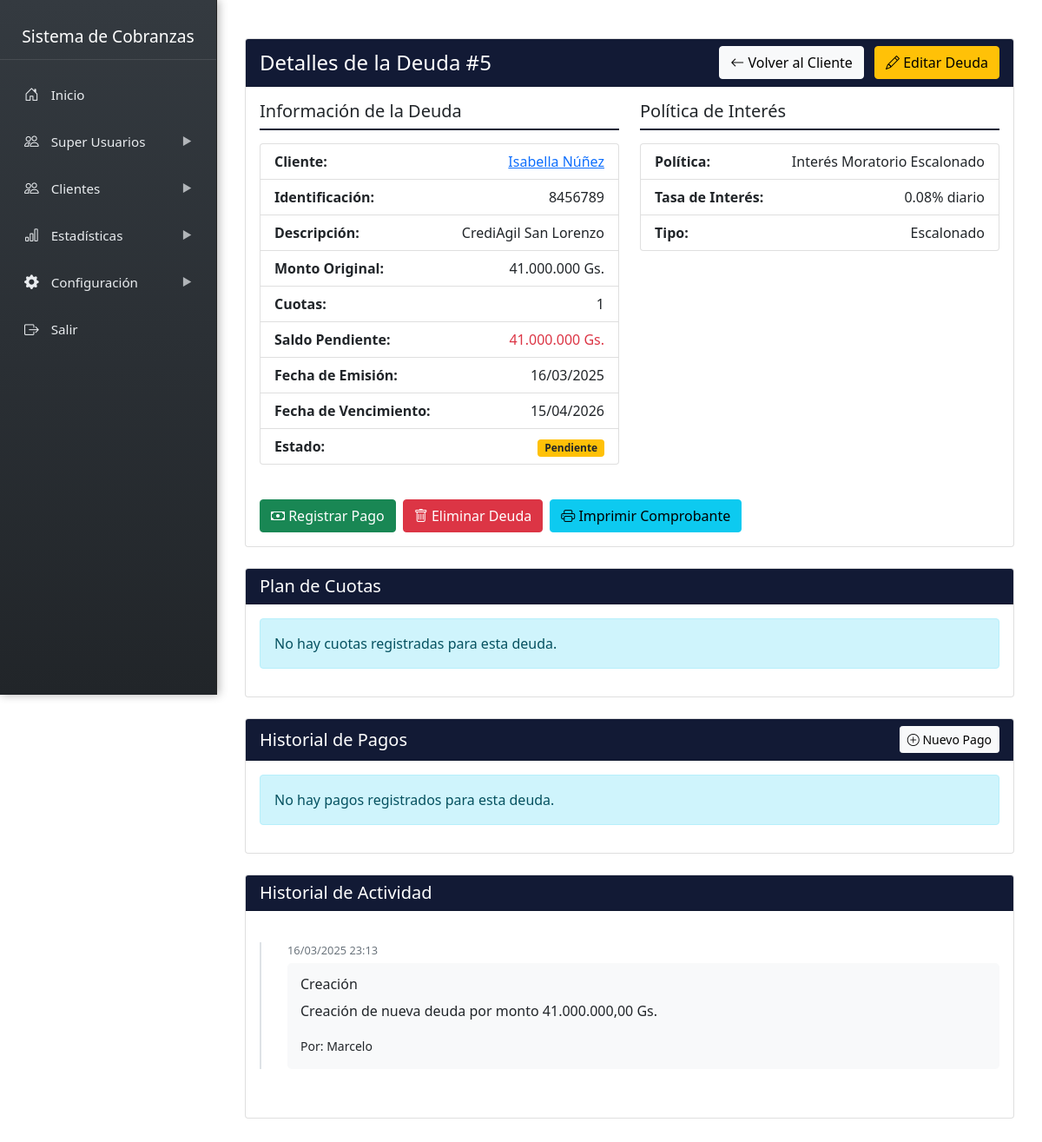
The page /admin/sidebar/clientes/deudas/ver_deuda.php?id=5 on the database its author committed.
### tables this page shows
CREATE TABLE `deudas` (
  `id` int NOT NULL,
  `cliente_id` int NOT NULL,
  `politica_interes_id` int NOT NULL,
  `notas` text,
  `monto` decimal(12,2) NOT NULL,
  `cuotas` int NOT NULL DEFAULT '1',
  `fecha_emision` date NOT NULL,
  `saldo_pendiente` decimal(12,2) NOT NULL,
  `descripcion` text,
  `fecha_vencimiento` date NOT NULL,
  `estado` enum('pendiente','pagado','vencido','cancelado') DEFAULT 'pendiente',
  `created_at` timestamp NULL DEFAULT CURRENT_TIMESTAMP,
  `monto_cuota` decimal(12,2) GENERATED ALWAYS AS ((`monto` / `cuotas`)) STORED
);

CREATE TABLE `clientes` (
  `id` int NOT NULL,
  `nombre` varchar(200) NOT NULL,
  `identificacion` varchar(20) DEFAULT NULL,
  `direccion` text,
  `ubicacion_link` text,
  `telefono` varchar(20) DEFAULT NULL,
  `email` varchar(100) DEFAULT NULL,
  `created_at` timestamp NULL DEFAULT CURRENT_TIMESTAMP,
  `imagen` varchar(255) NOT NULL DEFAULT 'default.png',
  `password` varchar(255) DEFAULT NULL
);

CREATE TABLE `politicas_interes` (
  `id` int NOT NULL,
  `nombre` varchar(100) NOT NULL,
  `tipo` enum('simple','compuesto','escalonado') NOT NULL,
  `periodo` enum('diario','mensual','anual') NOT NULL DEFAULT 'mensual',
  `tasa` decimal(5,2) NOT NULL,
  `tasa_escalonada_json` JSON DEFAULT NULL,
  `penalizacion_fija` decimal(12,2) DEFAULT NULL,
  `dias_penalizacion` int DEFAULT NULL,
  `fecha_inicio` date NOT NULL,
  `fecha_fin` date DEFAULT NULL,
  `activa` tinyint(1) DEFAULT '1',
  `created_at` timestamp NULL DEFAULT CURRENT_TIMESTAMP
);

CREATE TABLE `historial_deudas` (
  `id` int NOT NULL,
  `deuda_id` int NOT NULL,
  `usuario_id` int NOT NULL,
  `accion` varchar(50) NOT NULL,
  `detalle` text,
  `created_at` timestamp NULL DEFAULT CURRENT_TIMESTAMP
);

CREATE TABLE `usuarios` (
  `id` int NOT NULL,
  `rol_id` int NOT NULL,
  `nombre` varchar(100) NOT NULL,
  `email` varchar(100) NOT NULL,
  `password` varchar(255) NOT NULL,
  `activo` tinyint(1) DEFAULT '1',
  `created_at` timestamp NULL DEFAULT CURRENT_TIMESTAMP,
  `imagen` varchar(255) NOT NULL DEFAULT 'default.png',
  `last_activity` datetime DEFAULT CURRENT_TIMESTAMP
);

### admin/sidebar/clientes/deudas/ver_deuda.php (the view, shortened to what the rows shown need)
<?php include '../../../../admin/include/sidebar.php'; ?>
<?php
require_once '../../cnx.php';
$deuda_id = $_GET['id'];
$query = "SELECT d.*, c.nombre as cliente_nombre, c.id as cliente_id, c.identificacion as cliente_identificacion,
          p.nombre as politica_nombre, p.tasa, p.tipo as politica_tipo, p.periodo as politica_periodo
          FROM deudas d
          JOIN clientes c ON d.cliente_id = c.id
          JOIN politicas_interes p ON d.politica_interes_id = p.id
          WHERE d.id = ?";
$stmt = $conn->prepare($query);
$stmt->bind_param("i", $deuda_id);
$stmt->execute();
$result = $stmt->get_result();
$deuda = $result->fetch_assoc();
$query_historial = "SELECT h.*, u.nombre as usuario_nombre
                   FROM historial_deudas h
                   LEFT JOIN usuarios u ON h.usuario_id = u.id
                   WHERE h.deuda_id = ?
                   ORDER BY h.created_at DESC";
$stmt_historial = $conn->prepare($query_historial);
$stmt_historial->bind_param("i", $deuda_id);
$stmt_historial->execute();
$result_historial = $stmt_historial->get_result();
function formatMoney($amount) {
    return number_format($amount, 0, ',', '.') . ' Gs.';
}
?>
<div class="content-wrapper">
    <div class="container mt-4">
        <div class="row">
            <div class="col-md-12 mb-4">
                <div class="card">
                    <div class="card-body">
                        <div class="row">
                            <div class="col-md-6">
                                <ul class="list-group mb-4">
                                    <li class="list-group-item d-flex justify-content-between">
                                        <strong>Cliente:</strong>
                                        <a href="../cliente_datos.php?id=<?php echo $deuda['cliente_id']; ?>">
                                            <?php echo htmlspecialchars($deuda['cliente_nombre']); ?>
                                        </a>
                                    </li>
                                    <li class="list-group-item d-flex justify-content-between">
                                        <strong>Identificación:</strong>
                                        <span><?php echo htmlspecialchars($deuda['cliente_identificacion']); ?></span>
                                    </li>
                                    <li class="list-group-item d-flex justify-content-between">
                                        <strong>Descripción:</strong>
                                        <span><?php echo htmlspecialchars($deuda['descripcion']); ?></span>
                                    </li>
                                    <li class="list-group-item d-flex justify-content-between">
                                        <strong>Monto Original:</strong>
                                        <span><?php echo formatMoney($deuda['monto']); ?></span>
                                    </li>
                                    <li class="list-group-item d-flex justify-content-between">
                                        <strong>Cuotas:</strong>
                                        <span><?php echo $deuda['cuotas']; ?></span>
                                    </li>
                                    <li class="list-group-item d-flex justify-content-between">
                                        <strong>Saldo Pendiente:</strong>
                                        <span class="<?php echo ($deuda['estado'] == 'pagado') ? 'text-success' : 'text-danger'; ?>">
                                            <?php echo formatMoney($deuda['saldo_pendiente']); ?>
                                        </span>
                                    </li>
                                    <li class="list-group-item d-flex justify-content-between">
                                        <strong>Fecha de Emisión:</strong>
                                        <span><?php echo date('d/m/Y', strtotime($deuda['fecha_emision'])); ?></span>
                                    </li>
                                    <li class="list-group-item d-flex justify-content-between">
                                        <strong>Fecha de Vencimiento:</strong>
                                        <span><?php echo date('d/m/Y', strtotime($deuda['fecha_vencimiento'])); ?></span>
                                    </li>
                                </ul>
                            </div>
                            <div class="col-md-6">
                                <ul class="list-group mb-4">
                                    <li class="list-group-item d-flex justify-content-between">
                                        <strong>Política:</strong>
                                        <span><?php echo htmlspecialchars($deuda['politica_nombre']); ?></span>
                                    </li>
                                    <li class="list-group-item d-flex justify-content-between">
                                        <strong>Tasa de Interés:</strong>
                                        <span><?php echo $deuda['tasa']; ?>% <?php echo $deuda['politica_periodo']; ?></span>
                                    </li>
                                    <li class="list-group-item d-flex justify-content-between">
                                        <strong>Tipo:</strong>
                                        <span><?php echo ucfirst(htmlspecialchars($deuda['politica_tipo'])); ?></span>
                                    </li>
                                </ul>
                            </div>
                        </div>
                    </div>
                </div>
            </div>
        </div>
        <div class="card mb-4">
            <div class="card-body">
                <?php if($result_historial->num_rows > 0): ?>
                    <div class="timeline">
                        <?php while($historial = $result_historial->fetch_assoc()): ?>
                            <div class="timeline-item">
                                <div class="timeline-date">
                                    <?php echo date('d/m/Y H:i', strtotime($historial['created_at'])); ?>
                                </div>
                                <div class="timeline-content">
                                    <h6><?php echo ucfirst($historial['accion']); ?></h6>
                                    <p><?php echo htmlspecialchars($historial['detalle']); ?></p>
                                    <small>Por: <?php echo htmlspecialchars($historial['usuario_nombre'] ?? 'Sistema'); ?></small>
                                </div>
                            </div>
                        <?php endwhile; ?>
                    </div>
                <?php else: ?>
                    <div class="alert alert-info">
                        No hay registros de actividad para esta deuda.
                    </div>
                <?php endif; ?>
            </div>
        </div>
    </div>
</div>

### rows shown on the page
deudas: cliente.nombre "Isabella Núñez", cliente.identificacion "8456789", descripcion "CrediAgil San Lorenzo", monto "41.000.000 Gs.", cuotas "1", saldo_pendiente "41.000.000 Gs.", fecha_emision "16/03/2025", fecha_vencimiento "15/04/2026", politica_interes.nombre "Interés Moratorio Escalonado", politica_interes.tasa "0.08", politica_interes.periodo "diario", politica_interes.tipo "Escalonado"
historial_deudas: created_at "16/03/2025 23:13", accion "Creación", detalle "Creación de nueva deuda por monto 41.000.000,00 Gs.", usuario.nombre "Marcelo"

### other values the page prints
$deuda_id "5"
